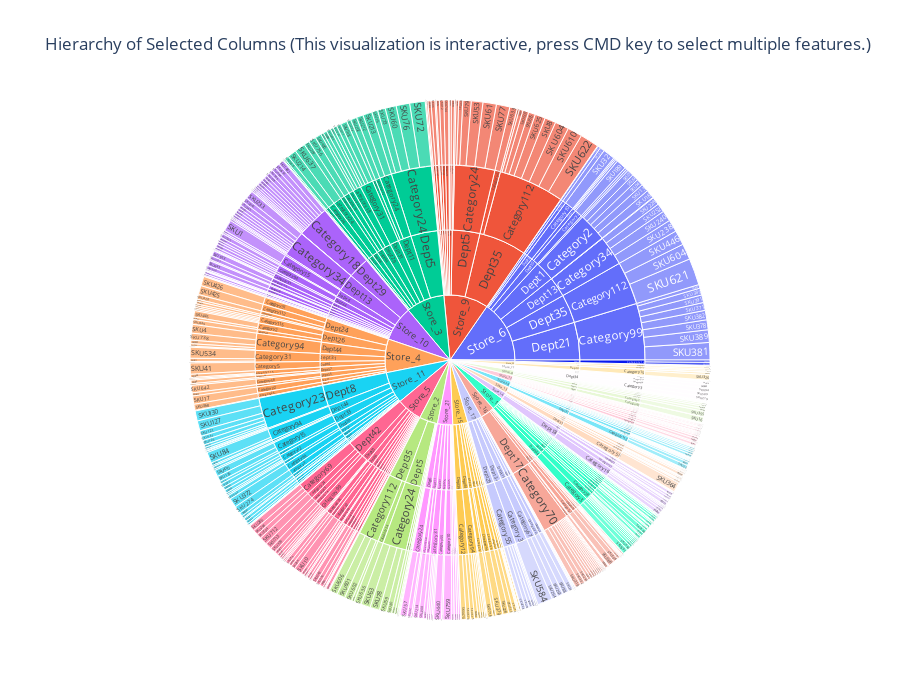

The cell this chart's notebook holds for it:
### Markdown cell above
### Distribution

### Code cell
# Columns to choose from for the sunburst path
available_columns = ['Store', 'DEPARTMENT', 'CATEGORY', 'SKU']

# Create checkboxes for the user to select which columns to include in the sunburst
column_select = widgets.SelectMultiple(
    options=available_columns,
    value=available_columns,  # Default value (all columns selected)
    description='Columns',
    disabled=False
)

# Function to update the sunburst chart based on user selection
def update_sunburst(selected_columns):
    # Clear previous output
    clear_output(wait=True)

    # Ensure at least one column is selected
    if len(selected_columns) == 0:
        print("Please select at least one column for the hierarchy.")
        return

    # Generate the sunburst chart with the selected columns
    fig = px.sunburst(
        df,
        path=selected_columns,  # Use selected columns for the sunburst path
        values='Units_Sold',
        title="Hierarchy of Selected Columns (This visualization is interactive, press CMD key to select multiple features.)",
        height=700
    )
    fig.show()

    # Re-display the widget after clearing
    display(column_select)

# Link the function to the widget
column_select.observe(lambda change: update_sunburst(change['new']), names='value')

# Initial display
display(column_select)
update_sunburst(column_select.value)

### Figure 1 — Plotly figure (JSON) as saved in the notebook; plotly's stock layout.template omitted (floating-point values rounded to 4 significant figures; data arrays with more than 128 entries replaced by an {"elided": "..."} marker saying what was removed)
{"data": [{"branchvalues": "total", "domain": {"x": [0, 1], "y": [0, 1]}, "hovertemplate": "labels=%{label}<br>Units_Sold=%{value}<br>parent=%{parent}<br>id=%{id}<extra></extra>", "ids": {"elided": "987 str values"}, "labels": {"elided": "987 str values"}, "name": "", "parents": {"elided": "987 str values"}, "type": "sunburst", "values": {"elided": "987 int values"}}], "layout": {"height": 700, "legend": {"tracegroupgap": 0}, "title": {"text": "Hierarchy of Selected Columns (This visualization is interactive, press CMD key to select multiple features.)"}}}
